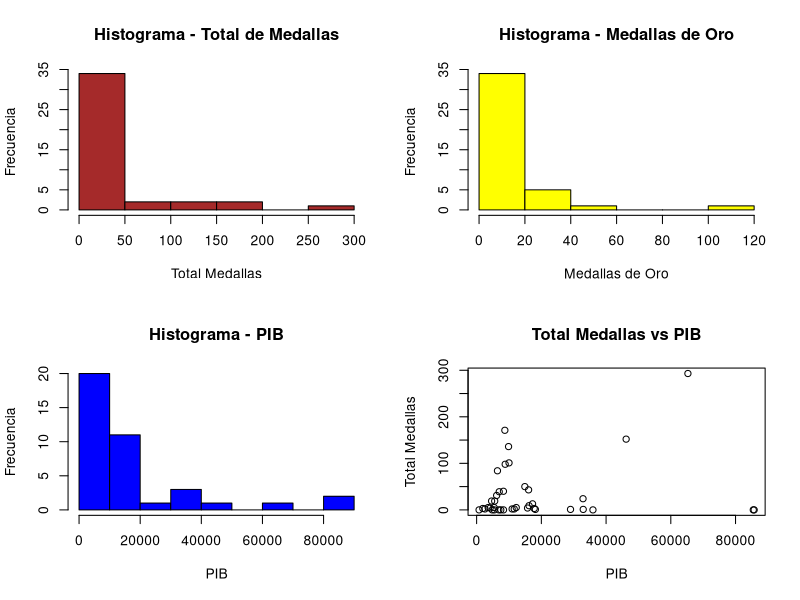

Reproduce this figure in R.
## Dependencias pertinentes
z_list.of.packages <- c("foreign", "dplyr")
new.packages <- z_list.of.packages[!(z_list.of.packages %in% installed.packages()[,"Package"])]

if (length(new.packages)) {
  install.packages(new.packages)
}

require("foreign")
require("dplyr")

library("foreign")
library("dplyr")

## Data del estudio
data <- read.spss("./db/data.sav",
                  use.value.labels = TRUE,
                  to.data.frame = TRUE)

## Función auxiliar truncar
trunc <- function(x, ..., prec = 3) {
  base::trunc(x*10^prec, ...)/10^prec
}

## Media, Desviación Estándar y Varianza
# Total de Medallas
media_total_med = trunc(mean(data$Total_medallas, na.rm = TRUE))
desv_est_total_med = trunc(sd(data$Total_medallas, na.rm = TRUE))
varianza_total_med = trunc(var(data$Total_medallas, na.rm = TRUE))

# Medallas de Oro
media_med_oro = trunc(mean(data$Med_oro, na.rm = TRUE))
desv_est_med_oro = trunc(sd(data$Med_oro, na.rm = TRUE))
varianza_med_oro = trunc(var(data$Med_oro, na.rm = TRUE))

# PIB
media_PIB = trunc(mean(data$PIB, na.rm = TRUE))
desv_est_PIB = trunc(sd(data$PIB, na.rm = TRUE))
varianza_PIB = trunc(var(data$PIB, na.rm = TRUE))

## Histogramas
# Histograma del Total de Medallas
par(mfrow = c(2, 2))
hist(data$Total_medallas,
     main = "Histograma - Total de Medallas",
     xlab = "Total Medallas",
     ylab = "Frecuencia",
     col = "brown")

# Histograma de las Medallas de Oro
hist(data$Med_oro,
     main = "Histograma - Medallas de Oro",
     xlab = "Medallas de Oro",
     ylab = "Frecuencia",
     col = "yellow")

# Histograma del PIB
hist(data$PIB,
     main = "Histograma - PIB",
     xlab = "PIB",
     ylab = "Frecuencia",
     col = "blue")

## Tabla de Frecuencias
data %>%
  group_by(País, Total_medallas, Med_oro) %>%
  summarise(count=n()) %>%
  arrange(desc(Total_medallas)) %>%
  print(n = 200)

## Gráfico de puntos
plot(data$PIB,
     data$Total_medallas,
     main = "Total Medallas vs PIB",
     xlab = "PIB",
     ylab = "Total Medallas")
